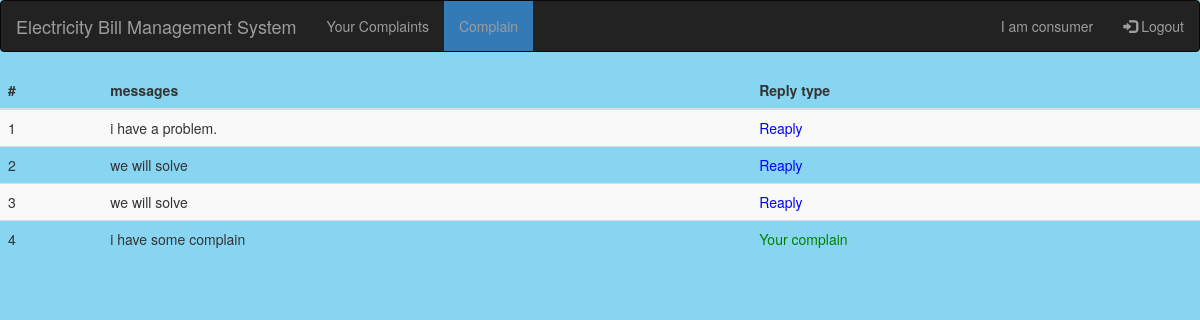
/complainyour.php (signed in), run on the app's committed database.
### tables this page shows
CREATE TABLE `complain` (
  `id` int(11) NOT NULL,
  `user_id` int(11) NOT NULL,
  `name` varchar(50) NOT NULL,
  `email` varchar(50) NOT NULL,
  `phone` varchar(20) NOT NULL,
  `address` varchar(255) NOT NULL,
  `complain` text NOT NULL,
  `reaply_status` tinyint(1) NOT NULL DEFAULT 1
);

### complainyour.php (the view, shortened to what this page needs)
<?php
include 'include/header.php';
$db=new Database();
$conn=$db->connect();
$email=$_SESSION['users']['email'];
$sql="SELECT * FROM complain WHERE email=:email";
$stmt=$conn->prepare($sql);
$stmt->bindParam(':email',$email);
$stmt->execute();
?>
<div class="userlist">
	<table class="table table-striped">
		<thead>
			<tr>
				<th scope="col">#</th>
				<th scope="col">messages</th>
				<th scope="col">Reply type</th>
			</tr>
		</thead>
		<tbody>
			<?php
			if($stmt->rowCount()>0) {
				$id=1;
				while($result = $stmt->fetch(PDO::FETCH_ASSOC)){
					?>
					<tr>
	        	<td><?php echo $id; ?></td>
	        	<td><?php echo $result['complain'] ?></td>
	        	<?php
	        	if($result['reaply_status']=='1'){
           ?>
			<td style="color:green;">Your complain</td>
           <?php
	        	}
	        	else{
	        		?>
		<td  style="color:blue;">Reaply</td>
	        		<?php
	        	}
	        	 ?>
				<?php
				$id++;
					?>
					<?php
					echo "</tr>";
						};
			}
			?>
			</tbody>
		</table>
	</div>

### data on the page
complain: complain "i have a problem.", reaply_status "Reaply"
complain: complain "we will solve", reaply_status "Reaply"
complain: complain "we will solve", reaply_status "Reaply"
complain: complain "i have some complain", reaply_status "Your complain"

### other printed values
$_SESSION['users']['types'] "consumer"
